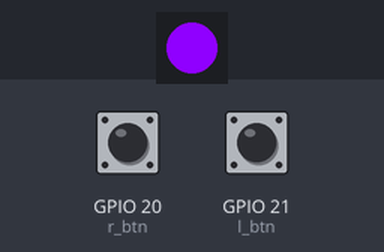
This program was run on a simulated Raspberry Pi (BCM pin numbers). Parts: 1 RGB LEDs in strip order, left to right. The test bench sets the inputs (shaded band); at power-on: GPIO 20 (r_btn) HIGH, GPIO 21 (l_btn) HIGH.

Above: at 1.25 s.
1.3 s: GPIO 20 (r_btn) pulled LOW for 3.2 s
At 4.95 s:
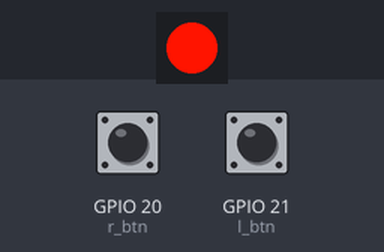
7.5 s: GPIO 21 (l_btn) pulled LOW for 0.15 s
At 8.55 s:
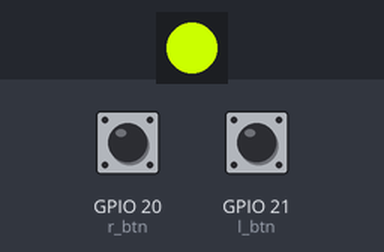
10.5 s: GPIO 20 (r_btn) pulled LOW for 0.15 s
At 10.65 s:
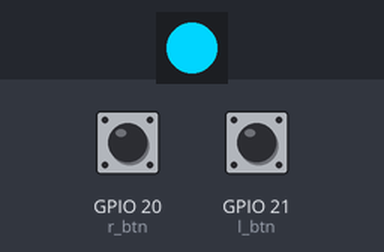
13.5 s: GPIO 21 (l_btn) pulled LOW for 0.15 s
At 13.66 s:
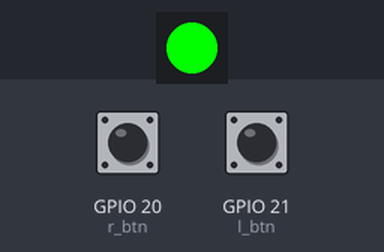
Timing chart, 0 to 17.5 s (numbered marks = the images above; inputs shaded):
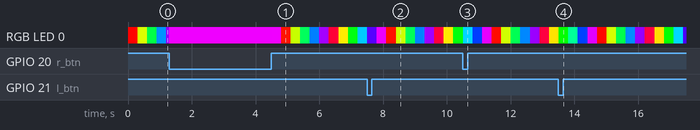

The program:

rainbow_flow.py
```python
from gpiozero import RGBLED, Button
from time import sleep
from colorzero import Color

rgb = RGBLED(26,19,13)
l_btn = Button(21)
r_btn = Button(20)

refresh = 1000
red = 255
green = 0
blue = 0

while True:

    while green != 255:
        if l_btn.is_active == False and r_btn.is_active == False:
            green += 1
        rgb.color = Color(red,green,blue)
        sleep(1/refresh)

    while red != 0:
        if l_btn.is_active == False and r_btn.is_active == False:
            red -= 1
        rgb.color = Color(red,green,blue)
        sleep(1/refresh)

    while blue != 255:
        if l_btn.is_active == False and r_btn.is_active == False:
            blue += 1
        rgb.color = Color(red,green,blue)
        sleep(1/refresh)

    while green != 0:
        if l_btn.is_active == False and r_btn.is_active == False:
            green -= 1
        rgb.color = Color(red,green,blue)
        sleep(1/refresh)

    while red != 255:
        if l_btn.is_active == False and r_btn.is_active == False:
            red += 1
        rgb.color = Color(red,green,blue)
        sleep(1/refresh)

    while blue != 0:
        if l_btn.is_active == False and r_btn.is_active == False:
            blue -= 1
        rgb.color = Color(red,green,blue)
        sleep(1/refresh)
```
